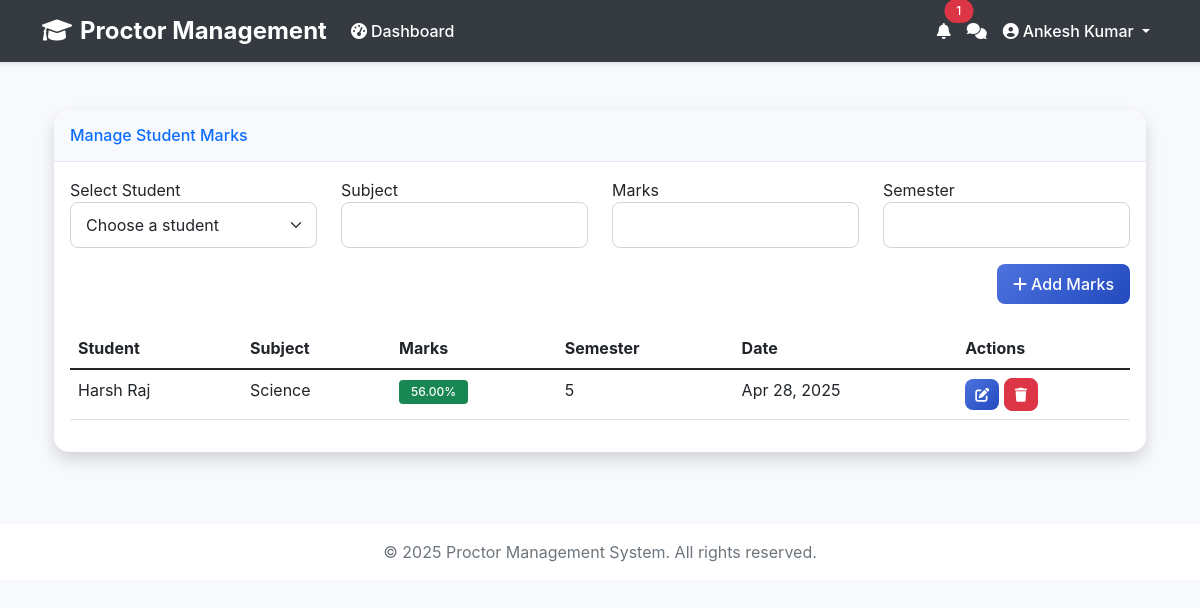
Screenshot of /teacher/marks/ (signed in) with the database file from the repository.
### accounts/models.py (models this page shows, shortened)
class User(AbstractUser):
    ROLE_CHOICES = (
        ('student', 'Student'),
        ('teacher', 'Teacher'),
        ('admin', 'Admin'),
    )
    role = models.CharField(max_length=10, choices=ROLE_CHOICES, default='student')
    phone_number = models.CharField(max_length=15, blank=True, null=True)
    address = models.TextField(blank=True, null=True)
    is_email_verified = models.BooleanField(default=False)
    password_reset_token = models.CharField(max_length=32, null=True, blank=True)
    password_reset_expires = models.DateTimeField(null=True, blank=True)

### student/models.py (models this page shows, shortened)
class Marks(models.Model):
    student = models.ForeignKey(Student, on_delete=models.CASCADE, related_name='marks')
    subject = models.CharField(max_length=100)
    marks = models.DecimalField(max_digits=5, decimal_places=2)
    semester = models.IntegerField()
    date = models.DateField(default=timezone.now)
    remarks = models.TextField(blank=True)
    class Meta:
        unique_together = ['student', 'subject', 'semester']
        ordering = ['-date']

class Student(models.Model):
    user = models.OneToOneField(settings.AUTH_USER_MODEL, on_delete=models.CASCADE)
    roll_number = models.CharField(max_length=20, unique=True)
    department = models.CharField(max_length=100)
    semester = models.IntegerField()
    assigned_proctor = models.ForeignKey('proctor.Proctor', on_delete=models.SET_NULL, null=True, related_name='assigned_students')
    created_at = models.DateTimeField(auto_now_add=True, null=True, blank=True)
    updated_at = models.DateTimeField(auto_now=True)
    date_of_birth = models.DateField(null=True, blank=True)

### teacher/views.py (the view, shortened to what this page needs)
# urls.py: path('marks/', views.manage_marks, name='manage_marks'),
@login_required
def manage_marks(request):
    if request.user.role != 'teacher':
        return redirect('dashboard')
    try:
        teacher = request.user.teacher
        try:
            proctor = teacher.user.proctor
        except:
            from proctor.models import Proctor
            proctor = Proctor.objects.create(
                user=teacher.user,
                department=teacher.department,
                designation=teacher.designation,
                phone_number="Not Assigned",
                office_location="Not Assigned"
            )
    except Teacher.DoesNotExist:
        messages.error(request, 'Teacher profile not found. Please contact administrator.')
        return redirect('dashboard')
    assigned_students = Student.objects.filter(assigned_proctor=proctor)
    marks = Marks.objects.filter(student__in=assigned_students).order_by('-date')
    context = {
        'assigned_students': assigned_students,
        'marks': marks,
    }
    return render(request, 'teacher/manage_marks.html', context)

### accounts/context_processors.py (called while the page is built)
def unread_notifications_count(request):
    if request.user.is_authenticated:
        count = Notification.objects.filter(user=request.user, is_read=False).count()
    else:
        count = 0
    return {'unread_notifications_count': count}

### teacher/templates/teacher/manage_marks.html (shortened to what this page needs)
{% extends 'accounts/base.html' %}
{% block content %}
<div class="container py-4">
    <div class="row">
        <div class="col-md-12">
            <div class="card shadow mb-4">
                <div class="card-header py-3 d-flex flex-row align-items-center justify-content-between">
                    <h6 class="m-0 font-weight-bold text-primary">Manage Student Marks</h6>
                </div>
                <div class="card-body">
                    <form method="post" class="mb-4" id="marksForm">
                        <div class="row">
                            <div class="col-md-3">
                                <div class="form-group">
                                    <label for="student">Select Student</label>
                                    <select class="form-select" id="student" name="student" required>
                                        <option value="">Choose a student</option>
                                    </select>
                                </div>
                            </div>
                            <div class="col-md-3">
                                <div class="form-group">
                                    <label for="subject">Subject</label>
                                    <input type="text" class="form-control" id="subject" name="subject" required>
                                </div>
                            </div>
                            <div class="col-md-3">
                                <div class="form-group">
                                    <label for="marks">Marks</label>
                                    <input type="number" class="form-control" id="marks" name="marks" min="0" max="100" step="0.01" required>
                                </div>
                            </div>
                            <div class="col-md-3">
                                <div class="form-group">
                                    <label for="semester">Semester</label>
                                    <input type="number" class="form-control" id="semester" name="semester" min="1" max="8" required>
                                </div>
                            </div>
                        </div>
                        <div class="text-end mt-3">
                            <button type="submit" class="btn btn-primary" id="submitButton">
                                <i class="fas fa-plus me-1"></i>Add Marks
                            </button>
                        </div>
                    </form>
                    <div class="table-responsive">
                        <table class="table table-hover">
                            <thead>
                                <tr>
                                    <th>Student</th>
                                    <th>Subject</th>
                                    <th>Marks</th>
                                    <th>Semester</th>
                                    <th>Date</th>
                                    <th>Actions</th>
                                </tr>
                            </thead>
                            <tbody>
                                {% for mark in marks %}
                                    <tr>
                                        <td>{{ mark.student.user.get_full_name }}</td>
                                        <td>{{ mark.subject }}</td>
                                        <td>
                                            <span class="badge bg-{{ mark.marks|floatformat:0|divisibleby:2|yesno:'success,danger' }}">
                                                {{ mark.marks }}%
                                            </span>
                                        </td>
                                        <td>{{ mark.semester }}</td>
                                        <td>{{ mark.date|date:"M d, Y" }}</td>
                                        <td>
                                            <button class="btn btn-sm btn-primary edit-marks"
                                                    data-id="{{ mark.id }}"
                                                    data-student="{{ mark.student.id }}"
                                                    data-subject="{{ mark.subject }}"
                                                    data-marks="{{ mark.marks }}"
                                                    data-semester="{{ mark.semester }}">
                                                <i class="fas fa-edit"></i>
                                            </button>
                                            <a href="{% url 'delete_marks' mark.id %}" class="btn btn-sm btn-danger">
                                                <i class="fas fa-trash"></i>
                                            </a>
                                        </td>
                                    </tr>
                                {% empty %}
                                    <tr>
                                        <td colspan="6" class="text-center">No marks available</td>
                                    </tr>
                                {% endfor %}
                            </tbody>
                        </table>
                    </div>
                </div>
            </div>
        </div>
    </div>
</div>
{% endblock %}

### accounts/templates/accounts/base.html (shortened to what this page needs)
<!DOCTYPE html>
<html lang="en">
<head>
    <link href="https://cdn.jsdelivr.net/npm/bootstrap@5.1.3/dist/css/bootstrap.min.css" rel="stylesheet">
    <link href="https://cdnjs.cloudflare.com/ajax/libs/font-awesome/6.0.0/css/all.min.css" rel="stylesheet">
</head>
<body>
    <nav class="navbar navbar-expand-lg navbar-dark">
        <div class="container">
            <a class="navbar-brand" href="{% url 'home' %}">
                <i class="fas fa-graduation-cap me-2"></i>Proctor Management
            </a>
            <div class="collapse navbar-collapse" id="navbarNav">
                <ul class="navbar-nav me-auto">
                    {% if user.is_authenticated %}
                        <li class="nav-item">
                            <a class="nav-link" href="{% url 'dashboard' %}">
                                <i class="fas fa-tachometer-alt me-1"></i>Dashboard
                            </a>
                        </li>
                    {% endif %}
                </ul>
                <ul class="navbar-nav">
                    {% if user.is_authenticated %}
                        <li class="nav-item">
                            <a class="nav-link position-relative" href="{% url 'notifications' %}">
                                <i class="fas fa-bell"></i>
                                {% if unread_notifications_count > 0 %}
                                    <span class="position-absolute top-0 start-100 translate-middle badge rounded-pill bg-danger">
                                        {{ unread_notifications_count }}
                                    </span>
                                {% endif %}
                            </a>
                        </li>
                        <li class="nav-item">
                            <a class="nav-link position-relative" href="{% if user.teacher %}{% url 'teacher_chat' %}{% elif user.student %}{% url 'student_chat' %}{% endif %}">
                                <i class="fas fa-comments"></i>
                            </a>
                        </li>
                        <li class="nav-item dropdown">
                            <a class="nav-link dropdown-toggle" href="#" id="navbarDropdown" role="button" data-bs-toggle="dropdown">
                                <i class="fas fa-user-circle me-1"></i>{{ user.get_full_name }}
                            </a>
                        </li>
                    {% endif %}
                </ul>
            </div>
        </div>
    </nav>
    <div class="container py-4">
        {% block content %}
        {% endblock %}
    </div>
    <footer class="footer mt-auto py-3 bg-white">
        <div class="container text-center">
            <span class="text-muted">© 2025 Proctor Management System. All rights reserved.</span>
        </div>
    </footer>
</body>
</html>

### accounts/templates/accounts/base.html (style rules this page uses)
:root { --primary-color: #4e73df; --secondary-color: #858796; --success-color: #1cc88a; --info-color: #36b9cc; --warning-color: #f6c23e; --danger-color: #e74a3b; }
body { font-family: 'Nunito', -apple-system, BlinkMacSystemFont, "Segoe UI", Roboto, "Helvetica Neue", Arial, sans-serif; background-color: #f8f9fc; }
.navbar { background-color: #343a40; box-shadow: 0 2px 4px rgba(0,0,0,.1); }
.navbar-brand { font-weight: 700; font-size: 1.5rem; color: white !important; }
.nav-link { font-weight: 500; padding: 0.5rem 1rem; transition: all 0.3s ease; color: white !important; }
.card { border: none; border-radius: 0.35rem; box-shadow: 0 0.15rem 1.75rem 0 rgba(58, 59, 69, 0.15); }
.card-header { background-color: #f8f9fc; border-bottom: 1px solid #e3e6f0; padding: 1rem; }
.btn { border-radius: 0.35rem; padding: 0.375rem 0.75rem; font-weight: 500; transition: all 0.3s ease; }
.btn-primary { background: linear-gradient(135deg, var(--primary-color) 0%, #224abe 100%); border: none; }
.badge { padding: 0.5em 0.75em; font-weight: 500; }

### teacher/templates/teacher/manage_marks.html (style rules this page uses)
.card { border: none; border-radius: 15px; }
.card-header { border-radius: 15px 15px 0 0 !important; background-color: #f8f9fc; }
.form-control, .form-select { border-radius: 8px; padding: 10px 15px; }
.btn { border-radius: 8px; padding: 8px 16px; }
.btn-sm { padding: 5px 10px; }
.badge { padding: 0.5em 1em; }

### rows the page displays
User: get_full_name "Ankesh Kumar"
Marks: student.user.get_full_name "Harsh Raj", subject "Science", marks "56.00", semester "5", date "Apr 28, 2025"

### other values shown
{{ unread_notifications_count }} "1"
